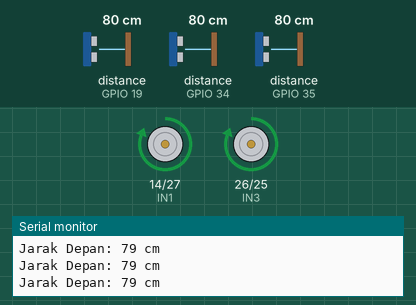
Recording of a sketch running on a simulated ESP32. Shown: motor-driver pin pairs drawn as motors (green arrow = first pin HIGH = forward, orange = second pin HIGH = backward, longer = more drive, scaled by the enable pin), the last lines printed to the serial monitor. Wiring (inferred from the names in the program): ultrasonic range finder: trigger GPIO 18; echo GPIO 19. The test bench sets the inputs (shaded band); at power-on: distance to the obstacle (sensors on GPIO 19, GPIO 34, GPIO 35) 80 cm. The echo pulse lasts 58.3 µs per cm.

Above: at 3.2 s.
3.3 s: distance to the obstacle (sensor on GPIO 19) set to 30 cm
4.8 s: distance to the obstacle (sensor on GPIO 19) set to 24 cm
At 5.6 s:
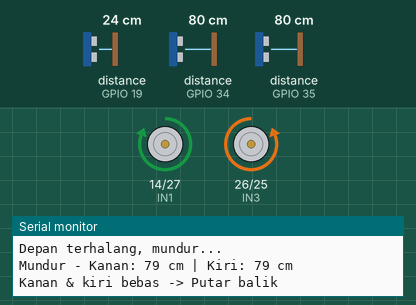
7.8 s: distance to the obstacle (sensor on GPIO 19) set to 35 cm
9.9 s: distance to the obstacle (sensor on GPIO 19) set to 2 cm
At 10.13 s:
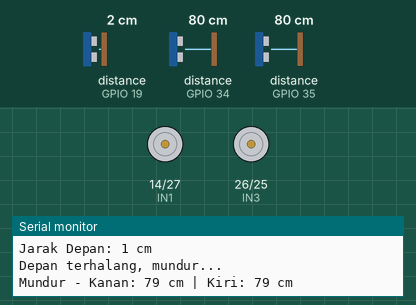
12.9 s: distance to the obstacle (sensor on GPIO 34) set to 30 cm
15.9 s: distance to the obstacle (sensor on GPIO 34) set to 23 cm
At 16.6 s:
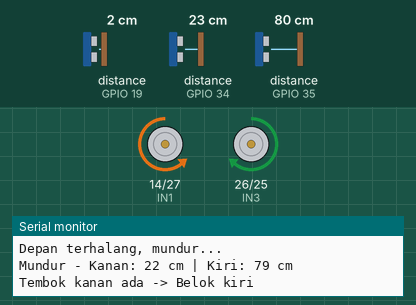
Timing chart, 0 to 19.9 s (numbered marks = the images above; inputs shaded):
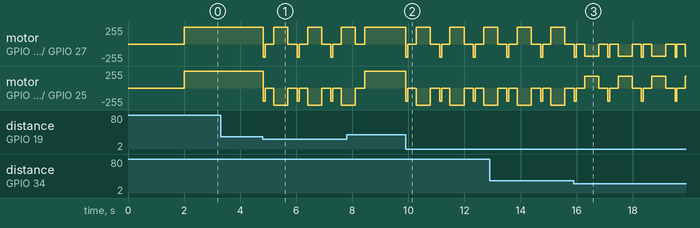

Measured:
- the behaviour switches between 27 and 26 cm on distance to the obstacle (sensor on GPIO 19) (found by bisection; images 0 and 1)
- the behaviour switches between 27 and 26 cm on distance to the obstacle (sensor on GPIO 34) (found by bisection; images 2 and 3)

The sketch:

main.ino
```cpp
// --- PIN MOTOR DRIVER L298N KE ESP32 (tidak berubah) ---
  const int ENA = 13; // D13 - PWM Kecepatan Motor Kiri
  const int IN1 = 14; // D14 - Arah Motor Kiri
  const int IN2 = 27; // D27 - Arah Motor Kiri

  const int IN3 = 26; // D26 - Arah Motor Kanan
  const int IN4 = 25; // D25 - Arah Motor Kanan
  const int ENB = 33; // D33 - PWM Kecepatan Motor Kanan

  // --- PIN SENSOR ULTRASONIK (HC-SR04) ---
  // Semua pin ECHO pakai pembagi tegangan 1kΩ & 2kΩ

  // Sensor 1 (depan) - pin lama, tidak berubah
  const int TRIG_PIN_1 = 18; // D18
  const int ECHO_PIN_1 = 19; // D19

  // Sensor 2 (kanan) - TRIG pakai pin bekas servo
  const int TRIG_PIN_2 = 4;  // D4 (dulu SERVO_PIN)
  const int ECHO_PIN_2 = 34; // D34 (input only, pin baru)

  // Sensor 3 (kiri) - pin baru
  const int TRIG_PIN_3 = 32; // D32
  const int ECHO_PIN_3 = 35; // D35 (input only, pin baru)

  // --- PARAMETER PENGATURAN ---
  const int JARAK_AMAN = 25;        // Batas deteksi halangan (dalam cm)
  const int WAKTU_BELOK_90 = 500;   // Durasi (ms) agar robot berbelok ~90 derajat
  const int WAKTU_PUTAR_180 = 500;  // Durasi (ms) agar robot putar balik ~180 derajat
  const int JEDA_ANTAR_SENSOR = 30; // Jeda (ms) antar pembacaan sensor biar gema nggak saling ganggu

  // --- KECEPATAN MOTOR ---
  const int KECEPATAN_MAJU = 255; // Kecepatan motor saat maju (0-255)
  const int BELOK_KIRI = 180;     // Kecepatan motor saat berbelok (0-255)
  const int BELOK_KANAN = 180;    // Kecepatan motor saat berbelok (0-255)
  const int PUTAR_BALIK = 255;    // Kecepatan motor saat putar balik (0-255)

  const int KECEPATAN_MUNDUR = 200;     // Kecepatan motor saat mundur (0-255)

  void setup() {
    Serial.begin(115200);

    // Konfigurasi pin motor
    pinMode(ENA, OUTPUT);
    pinMode(IN1, OUTPUT);
    pinMode(IN2, OUTPUT);
    pinMode(IN3, OUTPUT);
    pinMode(IN4, OUTPUT);
    pinMode(ENB, OUTPUT);

    // Konfigurasi pin sensor ultrasonik
    pinMode(TRIG_PIN_1, OUTPUT);
    pinMode(ECHO_PIN_1, INPUT);
    pinMode(TRIG_PIN_2, OUTPUT);
    pinMode(ECHO_PIN_2, INPUT);
    pinMode(TRIG_PIN_3, OUTPUT);
    pinMode(ECHO_PIN_3, INPUT);

    berhenti();
    delay(2000); // Jeda awal 2 detik sebelum mobil bergerak
  }

void loop() {
  int jarakDepan = bacaJarak(TRIG_PIN_1, ECHO_PIN_1);
  Serial.print("Jarak Depan: ");
  Serial.print(jarakDepan);
  Serial.println(" cm");

  if (jarakDepan > JARAK_AMAN) {
    maju(KECEPATAN_MAJU);
  } else {
    // Depan terhalang -> MUNDUR sampai ada sisi yang bebas
    Serial.println("Depan terhalang, mundur...");

    int jarakKanan = 0;
    int jarakKiri = 0;
    bool kananBebas = false;
    bool kiriBebas = false;

    mundur(KECEPATAN_MUNDUR);

    while (true) {
      delay(JEDA_ANTAR_SENSOR);
      jarakKanan = bacaJarak(TRIG_PIN_2, ECHO_PIN_2);
      delay(JEDA_ANTAR_SENSOR);
      jarakKiri = bacaJarak(TRIG_PIN_3, ECHO_PIN_3);

      kananBebas = (jarakKanan > JARAK_AMAN);
      kiriBebas  = (jarakKiri  > JARAK_AMAN);

      Serial.print("Mundur - Kanan: ");
      Serial.print(jarakKanan);
      Serial.print(" cm | Kiri: ");
      Serial.print(jarakKiri);
      Serial.println(" cm");

      if (kananBebas || kiriBebas) break;
    }

    berhenti();
    delay(300);

    if (kananBebas && kiriBebas) {
      Serial.println("Kanan & kiri bebas -> Putar balik");
      putarBalik(PUTAR_BALIK);
      delay(WAKTU_PUTAR_180);
    } else if (kananBebas) {
      Serial.println("Tembok kiri ada -> Belok kanan");
      belokKanan(BELOK_KANAN);
      delay(WAKTU_BELOK_90);
    } else {
      Serial.println("Tembok kanan ada -> Belok kiri");
      belokKiri(BELOK_KIRI);
      delay(WAKTU_BELOK_90);
    }

    berhenti();
    delay(300);
  }

  delay(JEDA_ANTAR_SENSOR);
}

  // ==========================================
  //          FUNGSI SENSOR ULTRASONIK
  // ==========================================
  int bacaJarak(int trigPin, int echoPin) {
    digitalWrite(trigPin, LOW);
    delayMicroseconds(2);
    digitalWrite(trigPin, HIGH);
    delayMicroseconds(10);
    digitalWrite(trigPin, LOW);

    // Menerima pantulan gelombang (timeout 30ms ~ 5 meter)
    long durasi = pulseIn(echoPin, HIGH, 30000);

    if (durasi == 0) {
      return 400; // Jika tidak ada pantulan, anggap jarak sangat jauh
    }

    int jarak = durasi * 0.034 / 2;
    return jarak;
  }

  // ==========================================
  //           FUNGSI KONTROL MOTOR
  // ==========================================
  void maju(int speed) {
    digitalWrite(IN1, HIGH);
    digitalWrite(IN2, LOW);
    analogWrite(ENA, speed);

    digitalWrite(IN3, HIGH);
    digitalWrite(IN4, LOW);
    analogWrite(ENB, speed);
  }

  void mundur(int speed) {
    digitalWrite(IN1, LOW);
    digitalWrite(IN2, HIGH);
    analogWrite(ENA, speed);

    digitalWrite(IN3, LOW);
    digitalWrite(IN4, HIGH);
    analogWrite(ENB, speed);
  }

  void belokKiri(int speed) {
    digitalWrite(IN1, LOW);
    digitalWrite(IN2, HIGH);
    analogWrite(ENA, speed);

    digitalWrite(IN3, HIGH);
    digitalWrite(IN4, LOW);
    analogWrite(ENB, speed);
  }

  void belokKanan(int speed) {
    digitalWrite(IN1, HIGH);
    digitalWrite(IN2, LOW);
    analogWrite(ENA, speed);

    digitalWrite(IN3, LOW);
    digitalWrite(IN4, HIGH);
    analogWrite(ENB, speed);
  }

  void putarBalik(int speed) {
    belokKanan(speed); // Berputar di tempat ke arah kanan
  }

  void berhenti() {
    digitalWrite(IN1, LOW);
    digitalWrite(IN2, LOW);
    analogWrite(ENA, 0);

    digitalWrite(IN3, LOW);
    digitalWrite(IN4, LOW);
    analogWrite(ENB, 0);
  }
```
